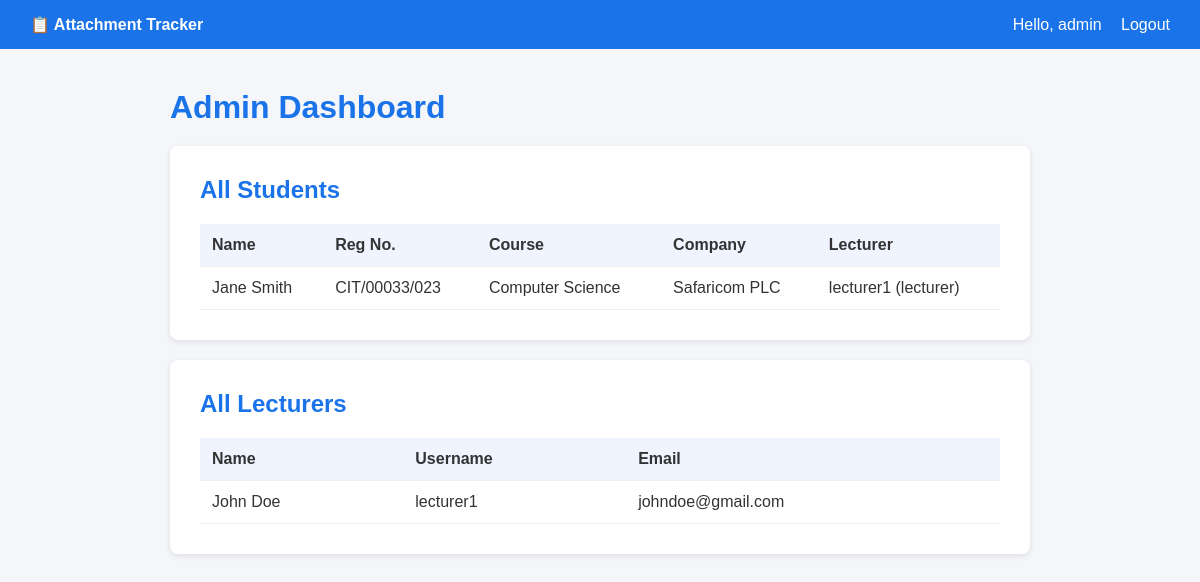
The app's page /dashboard/admin/ (signed in) with its own data.
### tracker/models.py (models this page shows, shortened)
class User(AbstractUser):
    ROLE_CHOICES = (
        ('student', 'Student'),
        ('lecturer', 'Lecturer'),
        ('admin', 'Admin'),
    )
    role = models.CharField(max_length=20, choices=ROLE_CHOICES)
    phone = models.CharField(max_length=15, blank=True)
    def __str__(self):
        return f"{self.username} ({self.role})"

class StudentProfile(models.Model):
    user = models.OneToOneField(User, on_delete=models.CASCADE)
    reg_number = models.CharField(max_length=20, unique=True)
    course = models.CharField(max_length=100)
    year_of_study = models.IntegerField()
    company_name = models.CharField(max_length=100)
    company_location = models.CharField(max_length=100)
    start_date = models.DateField()
    end_date = models.DateField()
    assigned_lecturer = models.ForeignKey(
        User,
        on_delete=models.SET_NULL,
        null=True,
        blank=True,
        related_name='supervised_students'
    )

### tracker/views.py (the view)
# urls.py: path('dashboard/admin/', views.admin_dashboard, name='admin_dashboard'),
@login_required
def admin_dashboard(request):
    students = StudentProfile.objects.all()
    lecturers = User.objects.filter(role='lecturer')
    return render(request, 'tracker/admin_dashboard.html', {
        'students': students,
        'lecturers': lecturers
    })

### tracker/templates/tracker/admin_dashboard.html
{% extends 'tracker/base.html' %}
{% block content %}
<h1>Admin Dashboard</h1>
<div class="card">
    <h2>All Students</h2>
    <table>
        <tr>
            <th>Name</th><th>Reg No.</th><th>Course</th><th>Company</th><th>Lecturer</th>
        </tr>
        {% for student in students %}
        <tr>
            <td>{{ student.user.get_full_name }}</td>
            <td>{{ student.reg_number }}</td>
            <td>{{ student.course }}</td>
            <td>{{ student.company_name }}</td>
            <td>{{ student.assigned_lecturer|default:"Not Assigned" }}</td>
        </tr>
        {% endfor %}
    </table>
</div>
<div class="card">
    <h2>All Lecturers</h2>
    <table>
        <tr><th>Name</th><th>Username</th><th>Email</th></tr>
        {% for lecturer in lecturers %}
        <tr>
            <td>{{ lecturer.get_full_name }}</td>
            <td>{{ lecturer.username }}</td>
            <td>{{ lecturer.email }}</td>
        </tr>
        {% endfor %}
    </table>
</div>
{% endblock %}

### tracker/templates/tracker/base.html (shortened to what this page needs)
<!DOCTYPE html>
<html lang="en">
<head>
</head>
<body>
    <nav>
        <strong>📋 Attachment Tracker</strong>
        <div>
            {% if user.is_authenticated %}
                <span>Hello, {{ user.get_full_name|default:user.username }}</span>
                <a href="{% url 'logout' %}">Logout</a>
            {% endif %}
        </div>
    </nav>
    <div class="container">
        {% block content %}{% endblock %}
    </div>
</body>
</html>

### tracker/templates/tracker/base.html (style rules this page uses)
* { margin: 0; padding: 0; box-sizing: border-box; }
body { font-family: Arial, sans-serif; background: #f4f6f9; color: #333; }
nav { background: #1a73e8; color: white; padding: 15px 30px; display: flex; justify-content: space-between; align-items: center; }
nav a { color: white; text-decoration: none; margin-left: 15px; }
.container { max-width: 900px; margin: 40px auto; padding: 0 20px; }
.card { background: white; border-radius: 8px; padding: 30px; margin-bottom: 20px; box-shadow: 0 2px 6px rgba(0,0,0,0.1); }
h1, h2 { margin-bottom: 20px; color: #1a73e8; }
table { width: 100%; border-collapse: collapse; }
th, td { padding: 12px; text-align: left; border-bottom: 1px solid #eee; }
th { background: #f0f4ff; }

### records on screen
User: get_full_name "admin"
StudentProfile: user.get_full_name "Jane Smith", reg_number "CIT/00033/023", course "Computer Science", company_name "Safaricom PLC", assigned_lecturer "lecturer1 (lecturer)"
User: get_full_name "John Doe", username "lecturer1", email "johndoe@gmail.com"
